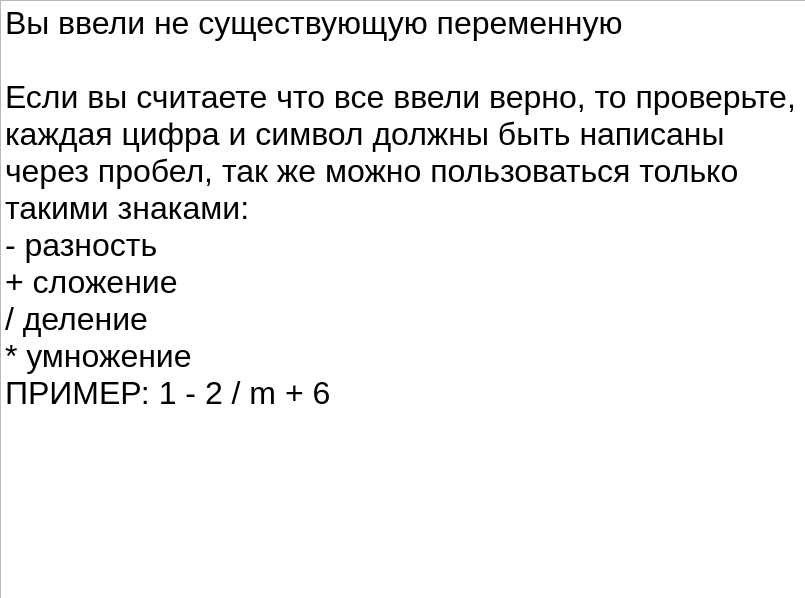
<?xml version="1.0" encoding="UTF-8"?>
<ui version="4.0">
 <class>Form</class>
 <widget class="QWidget" name="Form">
  <property name="geometry">
   <rect>
    <x>0</x>
    <y>0</y>
    <width>805</width>
    <height>598</height>
   </rect>
  </property>
  <property name="windowTitle">
   <string>Form</string>
  </property>
  <widget class="QTextBrowser" name="textBrowser">
   <property name="geometry">
    <rect>
     <x>0</x>
     <y>0</y>
     <width>821</width>
     <height>601</height>
    </rect>
   </property>
   <property name="html">
    <string>&lt;!DOCTYPE HTML PUBLIC &quot;-//W3C//DTD HTML 4.0//EN&quot; &quot;http://www.w3.org/TR/REC-html40/strict.dtd&quot;&gt;
&lt;html&gt;&lt;head&gt;&lt;meta name=&quot;qrichtext&quot; content=&quot;1&quot; /&gt;&lt;style type=&quot;text/css&quot;&gt;
p, li { white-space: pre-wrap; }
&lt;/style&gt;&lt;/head&gt;&lt;body style=&quot; font-family:'MS Shell Dlg 2'; font-size:7.8pt; font-weight:400; font-style:normal;&quot;&gt;
&lt;p style=&quot; margin-top:0px; margin-bottom:0px; margin-left:0px; margin-right:0px; -qt-block-indent:0; text-indent:0px;&quot;&gt;&lt;span style=&quot; font-family:'.AppleSystemUIFont'; font-size:24pt;&quot;&gt;Вы ввели не существующую переменную&lt;/span&gt;&lt;/p&gt;
&lt;p style=&quot;-qt-paragraph-type:empty; margin-top:0px; margin-bottom:0px; margin-left:0px; margin-right:0px; -qt-block-indent:0; text-indent:0px; font-family:'.AppleSystemUIFont'; font-size:24pt;&quot;&gt;&lt;br /&gt;&lt;/p&gt;
&lt;p style=&quot; margin-top:0px; margin-bottom:0px; margin-left:0px; margin-right:0px; -qt-block-indent:0; text-indent:0px;&quot;&gt;&lt;span style=&quot; font-family:'.AppleSystemUIFont'; font-size:24pt;&quot;&gt;Если вы считаете что все ввели верно, то проверьте, каждая цифра и символ должны быть написаны через пробел, так же можно пользоваться только такими знаками: &lt;/span&gt;&lt;/p&gt;
&lt;p style=&quot; margin-top:0px; margin-bottom:0px; margin-left:0px; margin-right:0px; -qt-block-indent:0; text-indent:0px;&quot;&gt;&lt;span style=&quot; font-family:'.AppleSystemUIFont'; font-size:24pt;&quot;&gt;- разность&lt;/span&gt;&lt;/p&gt;
&lt;p style=&quot; margin-top:0px; margin-bottom:0px; margin-left:0px; margin-right:0px; -qt-block-indent:0; text-indent:0px;&quot;&gt;&lt;span style=&quot; font-family:'.AppleSystemUIFont'; font-size:24pt;&quot;&gt;+ сложение&lt;/span&gt;&lt;/p&gt;
&lt;p style=&quot; margin-top:0px; margin-bottom:0px; margin-left:0px; margin-right:0px; -qt-block-indent:0; text-indent:0px;&quot;&gt;&lt;span style=&quot; font-family:'.AppleSystemUIFont'; font-size:24pt;&quot;&gt;/ деление&lt;/span&gt;&lt;/p&gt;
&lt;p style=&quot; margin-top:0px; margin-bottom:0px; margin-left:0px; margin-right:0px; -qt-block-indent:0; text-indent:0px;&quot;&gt;&lt;span style=&quot; font-family:'.AppleSystemUIFont'; font-size:24pt;&quot;&gt;* умножение&lt;/span&gt;&lt;/p&gt;
&lt;p style=&quot; margin-top:0px; margin-bottom:0px; margin-left:0px; margin-right:0px; -qt-block-indent:0; text-indent:0px;&quot;&gt;&lt;span style=&quot; font-family:'.AppleSystemUIFont'; font-size:24pt;&quot;&gt;ПРИМЕР: 1 - 2 / m + 6&lt;/span&gt;&lt;/p&gt;&lt;/body&gt;&lt;/html&gt;</string>
   </property>
  </widget>
 </widget>
 <resources/>
 <connections/>
</ui>
